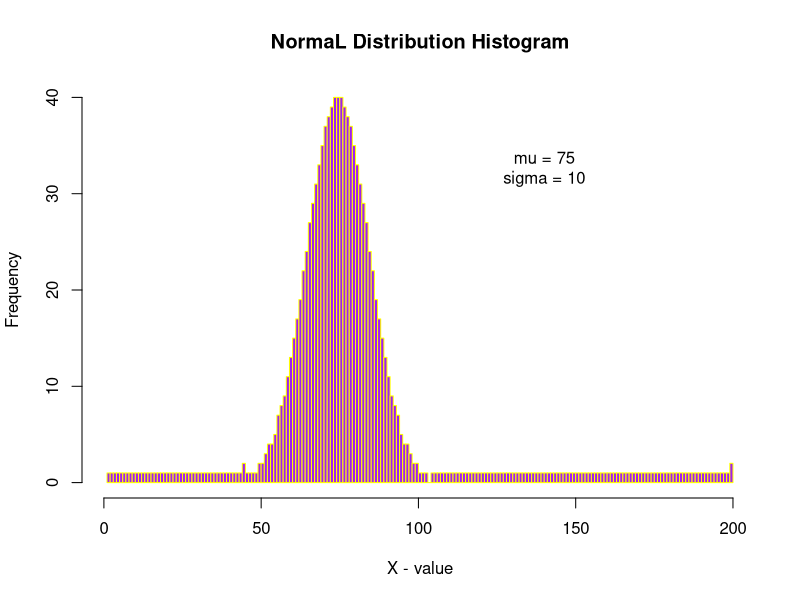
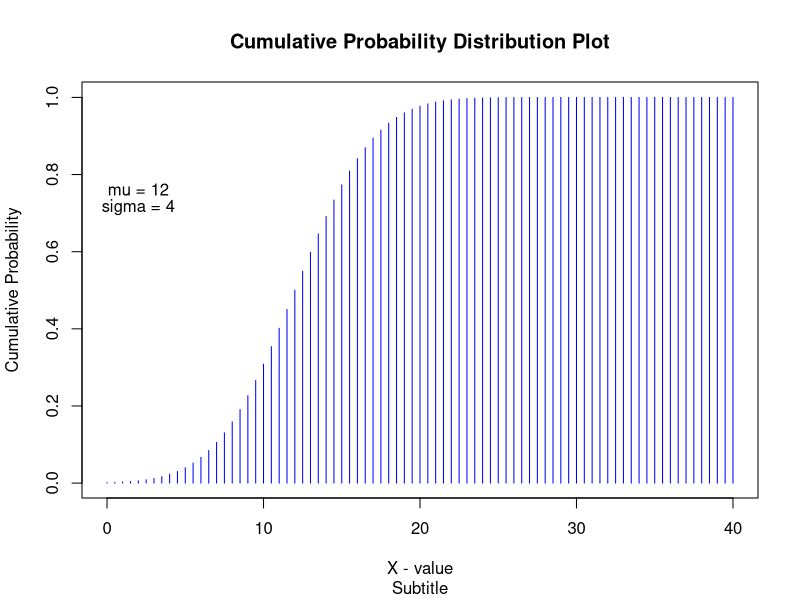
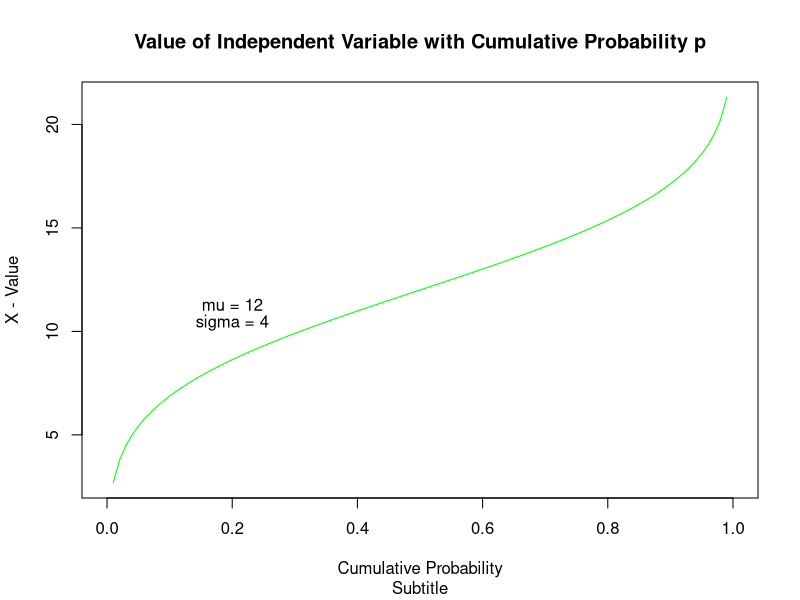
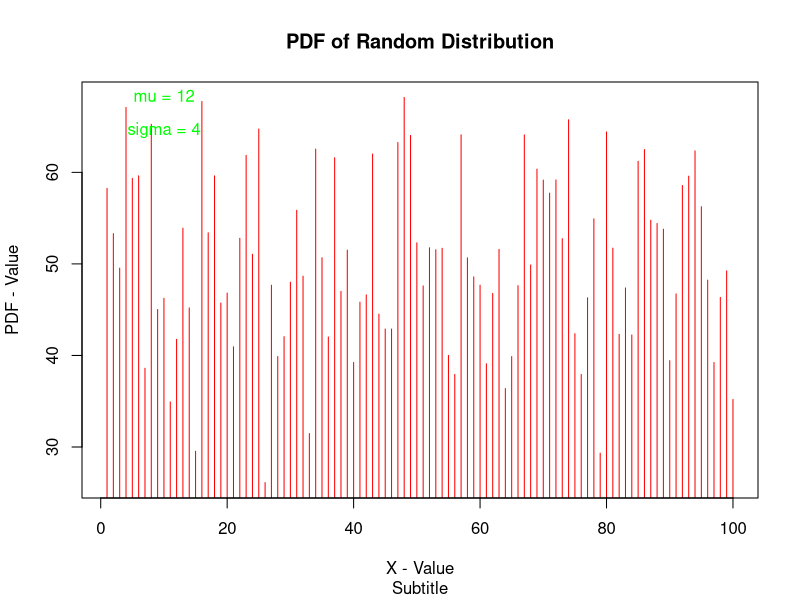

Write R code to recreate these figures, in order.
#DISTRIBUTION
png(file = "Dnorm.jpg")
x1 <- 1:200
y1 <- dnorm(x = x1, mean = 75, sd = 10)
data1 <- c()
num_trials <- 1000
for(x in 1:200) {
    count = round(num_trials * y1[x])
    for(index in (length(data1) + 1):(length(data1) + count))
        data1[index] = x
}
d1 <- hist(x = data1, breaks = seq(from = 1, to = 200, by = 1), border = "yellow", freq = TRUE, col = "purple", axes = TRUE, xlab = "X - value", ylab = "Frequency", main = "NormaL Distribution Histogram")
text(x = 140, y = 30, pos = 3, labels = c("mu = 75\n", "sigma = 10"))
dev.off()

png(file = "Pnorm.jpg")
x2 <- seq(from = 0, to = 40, by = 0.5)
y2 <- pnorm(q = x2, mean = 12, sd = 4)
p1 <- plot(x = x2, y = y2, xlab = "X - value", ylab = "Cumulative Probability", main = "Cumulative Probability Distribution Plot", sub = "Subtitle",
axes = TRUE, type = "h", col = "blue")
text(x = 2, y = 0.8, pos = 1, labels = c("mu = 12", "\nsigma = 4"))
dev.off()

png(file = "Qnorm.jpg")
x3 <- seq(from = 0, to = 1, by = 0.01)
y3 <- qnorm(p = x3, mean = 12, sd = 4)
q1 <- plot(x = x3, y = y3, xlab = "Cumulative Probability", ylab = "X - Value", main = "Value of Independent Variable with Cumulative Probability p", sub = "Subtitle",
axes = TRUE, col = "green", type = "l")
text(x = 0.2, y = 12, pos = 1, labels = c("mu = 12", "\nsigma = 4"))
dev.off()

png(file = "Rnorm.jpg")
x4 <- 1:100
y4 <- rnorm(n = x4, mean = 48, sd = 12)
r1 <- plot(x = x4, y = y4, xlab = "X - Value", ylab = "PDF - Value", main = "PDF of Random Distribution", sub = "Subtitle",
col = "red", type = 'h')
text(x = 10, y = 70, pos = 1, col = "green", labels = c("mu = 12", "\n\nsigma = 4"))
dev.off()
